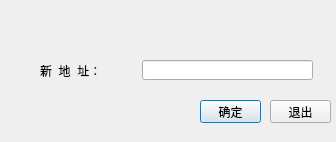
<?xml version="1.0" encoding="UTF-8"?>
<ui version="4.0">
 <class>AlterAddress</class>
 <widget class="QDialog" name="AlterAddress">
  <property name="geometry">
   <rect>
    <x>0</x>
    <y>0</y>
    <width>336</width>
    <height>142</height>
   </rect>
  </property>
  <property name="windowTitle">
   <string>Dialog</string>
  </property>
  <property name="styleSheet">
   <string notr="true">QDialog#AlterAddress{
	background-image:url(img/alterAddress.jpg);
}</string>
  </property>
  <widget class="QPushButton" name="BtnConfirm">
   <property name="geometry">
    <rect>
     <x>200</x>
     <y>100</y>
     <width>61</width>
     <height>23</height>
    </rect>
   </property>
   <property name="text">
    <string>确定</string>
   </property>
  </widget>
  <widget class="QPushButton" name="BtnCancel">
   <property name="geometry">
    <rect>
     <x>270</x>
     <y>100</y>
     <width>61</width>
     <height>23</height>
    </rect>
   </property>
   <property name="text">
    <string>退出</string>
   </property>
  </widget>
  <widget class="QLineEdit" name="newAddress">
   <property name="geometry">
    <rect>
     <x>142</x>
     <y>60</y>
     <width>171</width>
     <height>20</height>
    </rect>
   </property>
   <property name="text">
    <string/>
   </property>
  </widget>
  <widget class="QLabel" name="label">
   <property name="geometry">
    <rect>
     <x>40</x>
     <y>60</y>
     <width>91</width>
     <height>21</height>
    </rect>
   </property>
   <property name="styleSheet">
    <string notr="true">font: 75 11pt &quot;黑体&quot;;</string>
   </property>
   <property name="text">
    <string>新  地  址：</string>
   </property>
  </widget>
  <widget class="QLabel" name="errorInfo">
   <property name="geometry">
    <rect>
     <x>40</x>
     <y>100</y>
     <width>111</width>
     <height>21</height>
    </rect>
   </property>
   <property name="styleSheet">
    <string notr="true">font: 75 8pt &quot;黑体&quot;;
color:rgb(255,255,0)</string>
   </property>
   <property name="text">
    <string/>
   </property>
  </widget>
 </widget>
 <resources/>
 <connections/>
</ui>
